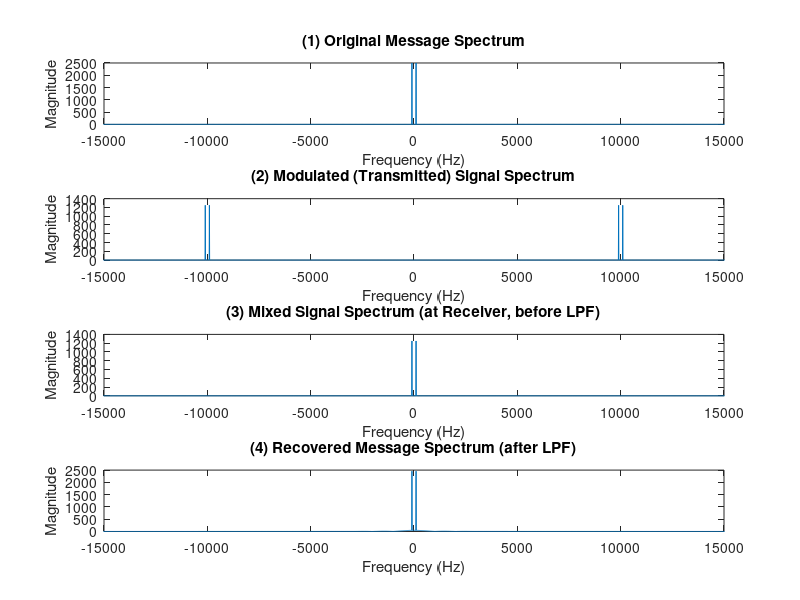

The MATLAB script that drew this image: (Note: this script raises an error after producing the figure.)
% --- Part (b): Simulate Ideal Suppressed Carrier AM ---

clear; clc; close all;

% --- Parameters ---
fm = 100;               % Message frequency in Hz
fc = 10000;             % Carrier frequency in Hz
Fs = 50000;             % Sampling frequency in Hz (Fs > 2*(fc+fm))
Ts = 1/Fs;              % Sampling interval
time = 0.1;             % Simulation duration in seconds
t = 0:Ts:time-Ts;       % Time vector (use 0 start for consistency)
N = length(t);          % Number of samples

% --- Transmitter ---
% Message signal
w = cos(2*pi*fm*t);
% Carrier signal
c = cos(2*pi*fc*t);
% Modulated signal (transmitted)
v = c .* w;

% --- Ideal Receiver ---
gam = 0; % Frequency offset (ideal = 0)
phi = 0; % Phase offset (ideal = 0)
% Receiver's local oscillator signal
c2 = cos(2*pi*(fc+gam)*t + phi);
% Signal after mixing at receiver
x = v .* c2;

% --- Low-Pass Filter Design ---
fl = 100;               % Filter order
nyquist_freq = Fs / 2;
% Pass frequencies up to slightly above fm (e.g., 200 Hz)
pass_end_norm = (fm + 100) / nyquist_freq;
% Stop frequencies starting well below 2*fc (e.g., 5 kHz)
stop_start_norm = 5000 / nyquist_freq;
fbe = [0, pass_end_norm, stop_start_norm, 1]; % Normalized band edges
damps = [1, 1, 0, 0];        % Desired amplitudes (Pass=1, Stop=0)
b_lpf = firpm(fl, fbe, damps);  % Design LPF coefficients

% --- Apply LPF to recover message ---
% The factor of 2 compensates for the 1/2 from mixing twice
m_recovered = 2 * filter(b_lpf, 1, x);

%% --- Plotting Spectra ---
figure('Name', 'Ideal AM Spectra');
ssf = (-N/2:N/2-1)*(Fs/N); % Frequency vector for plotting

subplot(4, 1, 1);
W_fft = fftshift(fft(w));
plot(ssf, abs(W_fft));
title('(1) Original Message Spectrum');
xlabel('Frequency (Hz)'); ylabel('Magnitude');
xlim([-fc*1.5 fc*1.5]); % Set consistent x-limits

subplot(4, 1, 2);
V_fft = fftshift(fft(v));
plot(ssf, abs(V_fft));
title('(2) Modulated (Transmitted) Signal Spectrum');
xlabel('Frequency (Hz)'); ylabel('Magnitude');
xlim([-fc*1.5 fc*1.5]);

subplot(4, 1, 3);
X_fft = fftshift(fft(x));
plot(ssf, abs(X_fft));
title('(3) Mixed Signal Spectrum (at Receiver, before LPF)');
xlabel('Frequency (Hz)'); ylabel('Magnitude');
xlim([-fc*1.5 fc*1.5]);

subplot(4, 1, 4);
M_rec_fft = fftshift(fft(m_recovered));
plot(ssf, abs(M_rec_fft));
title('(4) Recovered Message Spectrum (after LPF)');
xlabel('Frequency (Hz)'); ylabel('Magnitude');
xlim([-fc*1.5 fc*1.5]);

sgtitle('Ideal Suppressed Carrier AM (f_m=100 Hz, f_c=10 kHz)', 'FontSize', 14);

% Optional: Plot time-domain signals to visualize
% figure('Name', 'Ideal AM Time Domain');
% subplot(4,1,1); plot(t,w); title('Original Message'); xlim([0 5/fm]);
% subplot(4,1,2); plot(t,v); title('Modulated Signal'); xlim([0 5/fm]);
% subplot(4,1,3); plot(t,x); title('Mixed Signal (Receiver)'); xlim([0 5/fm]);
% subplot(4,1,4); plot(t,m_recovered); title('Recovered Message'); xlim([0 5/fm]);
